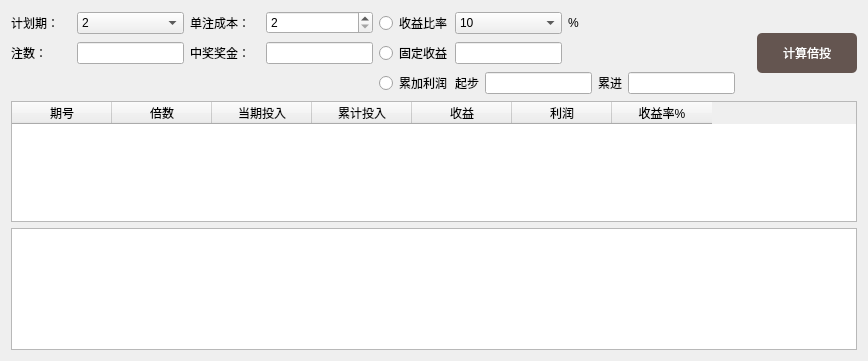
<?xml version="1.0" encoding="UTF-8"?>
<ui version="4.0">
 <class>normalcalc</class>
 <widget class="QWidget" name="normalcalc">
  <property name="geometry">
   <rect>
    <x>0</x>
    <y>0</y>
    <width>868</width>
    <height>361</height>
   </rect>
  </property>
  <property name="windowTitle">
   <string>Form</string>
  </property>
  <layout class="QVBoxLayout" name="verticalLayout_3">
   <item>
    <layout class="QVBoxLayout" name="verticalLayout_2">
     <item>
      <layout class="QHBoxLayout" name="horizontalLayout_4">
       <item>
        <layout class="QVBoxLayout" name="verticalLayout">
         <item>
          <layout class="QHBoxLayout" name="horizontalLayout">
           <item>
            <widget class="QLabel" name="label">
             <property name="minimumSize">
              <size>
               <width>60</width>
               <height>0</height>
              </size>
             </property>
             <property name="maximumSize">
              <size>
               <width>60</width>
               <height>16777215</height>
              </size>
             </property>
             <property name="text">
              <string>计划期：</string>
             </property>
            </widget>
           </item>
           <item>
            <widget class="QComboBox" name="comboBox">
             <property name="minimumSize">
              <size>
               <width>107</width>
               <height>0</height>
              </size>
             </property>
             <property name="maximumSize">
              <size>
               <width>107</width>
               <height>16777215</height>
              </size>
             </property>
             <item>
              <property name="text">
               <string>2</string>
              </property>
             </item>
             <item>
              <property name="text">
               <string>3</string>
              </property>
             </item>
             <item>
              <property name="text">
               <string>4</string>
              </property>
             </item>
             <item>
              <property name="text">
               <string>5</string>
              </property>
             </item>
             <item>
              <property name="text">
               <string>6</string>
              </property>
             </item>
             <item>
              <property name="text">
               <string>7</string>
              </property>
             </item>
             <item>
              <property name="text">
               <string>8</string>
              </property>
             </item>
             <item>
              <property name="text">
               <string>9</string>
              </property>
             </item>
             <item>
              <property name="text">
               <string>10</string>
              </property>
             </item>
            </widget>
           </item>
           <item>
            <widget class="QLabel" name="label_3">
             <property name="minimumSize">
              <size>
               <width>70</width>
               <height>0</height>
              </size>
             </property>
             <property name="maximumSize">
              <size>
               <width>70</width>
               <height>16777215</height>
              </size>
             </property>
             <property name="text">
              <string>单注成本：</string>
             </property>
            </widget>
           </item>
           <item>
            <widget class="QSpinBox" name="spinBox">
             <property name="minimumSize">
              <size>
               <width>107</width>
               <height>0</height>
              </size>
             </property>
             <property name="maximumSize">
              <size>
               <width>107</width>
               <height>16777215</height>
              </size>
             </property>
             <property name="minimum">
              <number>2</number>
             </property>
            </widget>
           </item>
           <item>
            <widget class="QRadioButton" name="radioButton">
             <property name="minimumSize">
              <size>
               <width>70</width>
               <height>0</height>
              </size>
             </property>
             <property name="maximumSize">
              <size>
               <width>70</width>
               <height>16777215</height>
              </size>
             </property>
             <property name="text">
              <string>收益比率：</string>
             </property>
            </widget>
           </item>
           <item>
            <widget class="QComboBox" name="comboBox_2">
             <property name="minimumSize">
              <size>
               <width>107</width>
               <height>0</height>
              </size>
             </property>
             <property name="maximumSize">
              <size>
               <width>107</width>
               <height>16777215</height>
              </size>
             </property>
             <item>
              <property name="text">
               <string>10</string>
              </property>
             </item>
             <item>
              <property name="text">
               <string>20</string>
              </property>
             </item>
             <item>
              <property name="text">
               <string>30</string>
              </property>
             </item>
             <item>
              <property name="text">
               <string>40</string>
              </property>
             </item>
             <item>
              <property name="text">
               <string>50</string>
              </property>
             </item>
             <item>
              <property name="text">
               <string>60</string>
              </property>
             </item>
             <item>
              <property name="text">
               <string>70</string>
              </property>
             </item>
             <item>
              <property name="text">
               <string>80</string>
              </property>
             </item>
             <item>
              <property name="text">
               <string>90</string>
              </property>
             </item>
            </widget>
           </item>
           <item>
            <widget class="QLabel" name="label_7">
             <property name="text">
              <string>%</string>
             </property>
            </widget>
           </item>
           <item>
            <spacer name="horizontalSpacer_3">
             <property name="orientation">
              <enum>Qt::Horizontal</enum>
             </property>
             <property name="sizeHint" stdset="0">
              <size>
               <width>40</width>
               <height>20</height>
              </size>
             </property>
            </spacer>
           </item>
          </layout>
         </item>
         <item>
          <layout class="QHBoxLayout" name="horizontalLayout_2">
           <item>
            <widget class="QLabel" name="label_2">
             <property name="minimumSize">
              <size>
               <width>60</width>
               <height>0</height>
              </size>
             </property>
             <property name="maximumSize">
              <size>
               <width>60</width>
               <height>16777215</height>
              </size>
             </property>
             <property name="text">
              <string>注数：</string>
             </property>
            </widget>
           </item>
           <item>
            <widget class="QLineEdit" name="lineEdit">
             <property name="minimumSize">
              <size>
               <width>107</width>
               <height>0</height>
              </size>
             </property>
             <property name="maximumSize">
              <size>
               <width>107</width>
               <height>16777215</height>
              </size>
             </property>
            </widget>
           </item>
           <item>
            <widget class="QLabel" name="label_4">
             <property name="minimumSize">
              <size>
               <width>70</width>
               <height>0</height>
              </size>
             </property>
             <property name="maximumSize">
              <size>
               <width>70</width>
               <height>16777215</height>
              </size>
             </property>
             <property name="text">
              <string>中奖奖金：</string>
             </property>
            </widget>
           </item>
           <item>
            <widget class="QLineEdit" name="lineEdit_2">
             <property name="minimumSize">
              <size>
               <width>107</width>
               <height>0</height>
              </size>
             </property>
             <property name="maximumSize">
              <size>
               <width>107</width>
               <height>16777215</height>
              </size>
             </property>
            </widget>
           </item>
           <item>
            <widget class="QRadioButton" name="radioButton_2">
             <property name="minimumSize">
              <size>
               <width>70</width>
               <height>0</height>
              </size>
             </property>
             <property name="maximumSize">
              <size>
               <width>70</width>
               <height>16777215</height>
              </size>
             </property>
             <property name="text">
              <string>固定收益：</string>
             </property>
            </widget>
           </item>
           <item>
            <widget class="QLineEdit" name="lineEdit_3">
             <property name="minimumSize">
              <size>
               <width>107</width>
               <height>0</height>
              </size>
             </property>
             <property name="maximumSize">
              <size>
               <width>107</width>
               <height>16777215</height>
              </size>
             </property>
            </widget>
           </item>
           <item>
            <spacer name="horizontalSpacer_2">
             <property name="orientation">
              <enum>Qt::Horizontal</enum>
             </property>
             <property name="sizeHint" stdset="0">
              <size>
               <width>40</width>
               <height>20</height>
              </size>
             </property>
            </spacer>
           </item>
          </layout>
         </item>
         <item>
          <layout class="QHBoxLayout" name="horizontalLayout_3">
           <item>
            <spacer name="horizontalSpacer">
             <property name="orientation">
              <enum>Qt::Horizontal</enum>
             </property>
             <property name="sizeType">
              <enum>QSizePolicy::Fixed</enum>
             </property>
             <property name="sizeHint" stdset="0">
              <size>
               <width>368</width>
               <height>20</height>
              </size>
             </property>
            </spacer>
           </item>
           <item>
            <widget class="QRadioButton" name="radioButton_3">
             <property name="minimumSize">
              <size>
               <width>70</width>
               <height>0</height>
              </size>
             </property>
             <property name="maximumSize">
              <size>
               <width>70</width>
               <height>16777215</height>
              </size>
             </property>
             <property name="text">
              <string>累加利润</string>
             </property>
            </widget>
           </item>
           <item>
            <widget class="QLabel" name="label_5">
             <property name="maximumSize">
              <size>
               <width>70</width>
               <height>16777215</height>
              </size>
             </property>
             <property name="text">
              <string>起步</string>
             </property>
            </widget>
           </item>
           <item>
            <widget class="QLineEdit" name="lineEdit_4">
             <property name="minimumSize">
              <size>
               <width>107</width>
               <height>0</height>
              </size>
             </property>
             <property name="maximumSize">
              <size>
               <width>107</width>
               <height>16777215</height>
              </size>
             </property>
            </widget>
           </item>
           <item>
            <widget class="QLabel" name="label_6">
             <property name="text">
              <string>累进</string>
             </property>
            </widget>
           </item>
           <item>
            <widget class="QLineEdit" name="lineEdit_5">
             <property name="minimumSize">
              <size>
               <width>107</width>
               <height>0</height>
              </size>
             </property>
             <property name="maximumSize">
              <size>
               <width>107</width>
               <height>16777215</height>
              </size>
             </property>
            </widget>
           </item>
           <item>
            <spacer name="horizontalSpacer_4">
             <property name="orientation">
              <enum>Qt::Horizontal</enum>
             </property>
             <property name="sizeHint" stdset="0">
              <size>
               <width>40</width>
               <height>20</height>
              </size>
             </property>
            </spacer>
           </item>
          </layout>
         </item>
        </layout>
       </item>
       <item>
        <widget class="QPushButton" name="pushButton">
         <property name="styleSheet">
          <string notr="true">QPushButton:hover
{
background-color: rgb(180, 85, 100);
border-radius:5px;
color:white;
}

QPushButton:hover:pressed
{
background-color:rgb(180, 85, 100);
border-radius:5px;
color:white;
}

QPushButton
{
background-color:rgb(100, 85, 80);
color:white;
border-radius:5px;
height: 40px;
min-width: 100px;
spacing: 10px;
padding: 0px 0px;
}</string>
         </property>
         <property name="text">
          <string>计算倍投</string>
         </property>
        </widget>
       </item>
      </layout>
     </item>
     <item>
      <widget class="QTableWidget" name="tableWidget">
       <column>
        <property name="text">
         <string>期号</string>
        </property>
       </column>
       <column>
        <property name="text">
         <string>倍数</string>
        </property>
       </column>
       <column>
        <property name="text">
         <string>当期投入</string>
        </property>
       </column>
       <column>
        <property name="text">
         <string>累计投入</string>
        </property>
       </column>
       <column>
        <property name="text">
         <string>收益</string>
        </property>
       </column>
       <column>
        <property name="text">
         <string>利润</string>
        </property>
       </column>
       <column>
        <property name="text">
         <string>收益率%</string>
        </property>
       </column>
      </widget>
     </item>
     <item>
      <widget class="QTableView" name="tableView"/>
     </item>
    </layout>
   </item>
  </layout>
 </widget>
 <resources/>
 <connections/>
</ui>
